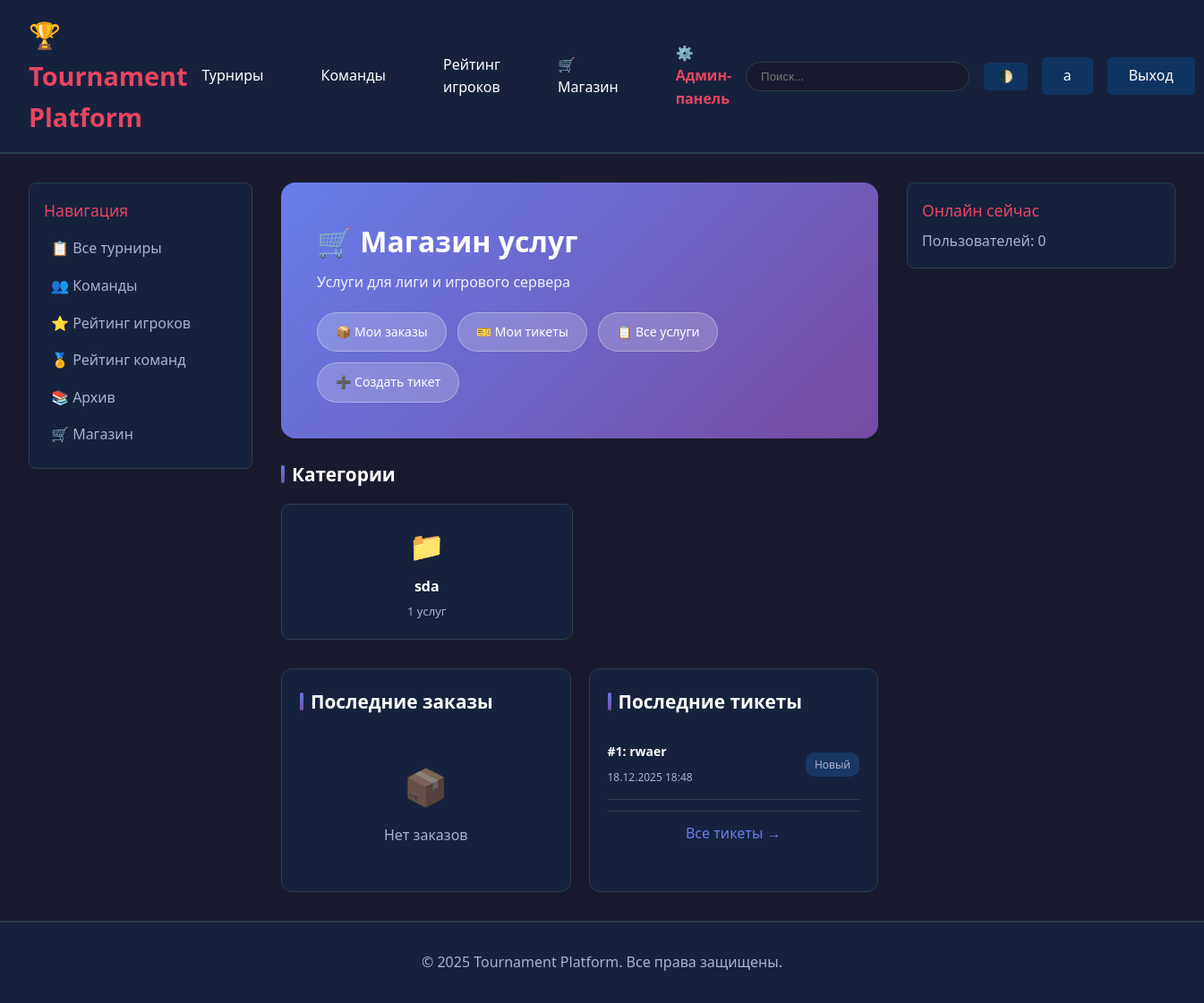
The page /shop/ (signed in) on the database its author committed.
### accounts/models.py (models this page shows, shortened)
class User(AbstractUser):
    ROLE_CHOICES = [
        ('player', 'Игрок'),
        ('captain', 'Капитан'),
        ('moderator', 'Модератор'),
        ('admin', 'Администратор'),
    ]
    role = models.CharField(max_length=20, choices=ROLE_CHOICES, default='player')
    discord_id = models.CharField(max_length=100, blank=True, null=True, unique=True)
    discord_username = models.CharField(max_length=100, blank=True, null=True)
    avatar = models.ImageField(upload_to='avatars/', blank=True, null=True)
    bio = models.TextField(blank=True)
    objects = CustomUserManager()
    class Meta:
        verbose_name = 'Пользователь'
        verbose_name_plural = 'Пользователи'

### shop/models.py (models this page shows, shortened)
class ServiceCategory(models.Model):
    CATEGORY_TYPES = [
        ('league', 'Лига'),
        ('server', 'Игровой сервер'),
        ('other', 'Другое'),
    ]
    name = models.CharField('Название', max_length=100)
    slug = models.SlugField('Slug', unique=True)
    category_type = models.CharField('Тип категории', max_length=20, choices=CATEGORY_TYPES, default='other')
    description = models.TextField('Описание', blank=True)
    icon = models.CharField('Иконка (CSS класс)', max_length=50, blank=True)
    order = models.IntegerField('Порядок сортировки', default=0)
    is_active = models.BooleanField('Активна', default=True)
    class Meta:
        verbose_name = 'Категория услуг'
        verbose_name_plural = 'Категории услуг'
        ordering = ['order', 'name']

class Ticket(models.Model):
    CATEGORY_CHOICES = [
        ('request', 'Запрос'),
        ('complaint', 'Жалоба'),
        ('purchase', 'Покупка'),
    ]
    STATUS_CHOICES = [
        ('new', 'Новый'),
        ('in_progress', 'В работе'),
        ('resolved', 'Решён'),
        ('rejected', 'Отклонён'),
    ]
    PRIORITY_CHOICES = [
        ('low', 'Низкий'),
        ('medium', 'Средний'),
        ('high', 'Высокий'),
    ]
    user = models.ForeignKey(settings.AUTH_USER_MODEL, on_delete=models.CASCADE,
                             related_name='tickets', verbose_name='Пользователь')
    category = models.CharField('Категория', max_length=20, choices=CATEGORY_CHOICES)
    title = models.CharField('Заголовок', max_length=200)
    description = models.TextField('Описание')
    status = models.CharField('Статус', max_length=20, choices=STATUS_CHOICES, default='new')
    priority = models.CharField('Приоритет', max_length=20, choices=PRIORITY_CHOICES, default='medium')
    order = models.OneToOneField(ServiceOrder, on_delete=models.SET_NULL, null=True, blank=True,
                                 related_name='ticket', verbose_name='Связанный заказ')
    assigned_to = models.ForeignKey(settings.AUTH_USER_MODEL, on_delete=models.SET_NULL,
                                    null=True, blank=True, related_name='assigned_tickets',
                                    verbose_name='Назначен')
    is_deleted = models.BooleanField('Удалён', default=False)
    deleted_at = models.DateTimeField('Дата удаления', null=True, blank=True)
    deleted_by = models.ForeignKey(settings.AUTH_USER_MODEL, on_delete=models.SET_NULL,
                                   null=True, blank=True, related_name='deleted_tickets',
                                   verbose_name='Удалил')
    created_at = models.DateTimeField('Создан', auto_now_add=True)
    updated_at = models.DateTimeField('Обновлён', auto_now=True)
    resolved_at = models.DateTimeField('Решён', null=True, blank=True)
    objects = TicketManager()
    all_objects = models.Manager()
    class Meta:
        verbose_name = 'Тикет'
        verbose_name_plural = 'Тикеты'
        ordering = ['-created_at']
        indexes = [
            models.Index(fields=['status', 'category', 'created_at']),
            models.Index(fields=['user', 'status']),
            models.Index(fields=['assigned_to', 'status']),
            models.Index(fields=['is_deleted', 'status']),
            models.Index(fields=['priority', 'status']),
        ]

### shop/views.py (the view)
# urls.py: path('', views.shop_index, name='index'),
@login_required
def shop_index(request):
    categories = ServiceCategory.objects.filter(is_active=True).prefetch_related(
        'services'
    ).annotate(
        active_services_count=Count('services', filter=Q(services__is_active=True))
    )
    featured_services = Service.objects.filter(
        is_active=True, is_featured=True
    ).select_related('category')[:6]
    user_orders = ServiceOrder.objects.filter(
        user=request.user
    ).select_related('service')[:5]
    user_tickets = Ticket.objects.filter(
        user=request.user
    ).select_related('assigned_to')[:5]
    context = {
        'categories': categories,
        'featured_services': featured_services,
        'user_orders': user_orders,
        'user_tickets': user_tickets,
    }
    return render(request, 'shop/index.html', context)

### shop/models.py (called while the page is built)
    def get_queryset(self):
        return super().get_queryset().filter(is_deleted=False)

### templates/shop/index.html (shortened to what this page needs)
{% extends 'base.html' %}
{% block content %}
<div class="shop-header">
    <h1>🛒 Магазин услуг</h1>
    <p>Услуги для лиги и игрового сервера</p>
    <div class="quick-actions">
        <a href="{% url 'shop:my_orders' %}" class="quick-btn">📦 Мои заказы</a>
        <a href="{% url 'shop:my_tickets' %}" class="quick-btn">🎫 Мои тикеты</a>
        <a href="{% url 'shop:service_list' %}" class="quick-btn">📋 Все услуги</a>
        <a href="{% url 'shop:ticket_create' %}" class="quick-btn">➕ Создать тикет</a>
    </div>
</div>
<section>
    <h2 class="section-title">Категории</h2>
    <div class="grid-3">
        {% for category in categories %}
        <a href="{% url 'shop:service_list' %}?category={{ category.slug }}" class="category-card">
            <div class="icon">
                {% if category.category_type == 'league' %}🏆{% elif category.category_type == 'server' %}🖥️{% else %}📁{% endif %}
            </div>
            <div class="name">{{ category.name }}</div>
            <div class="count">{{ category.active_services_count }} услуг</div>
        </a>
        {% empty %}
        <div class="empty-state">
            <div class="icon">📂</div>
            <p>Категории не созданы</p>
        </div>
        {% endfor %}
    </div>
</section>
<div class="grid-2">
    <div class="recent-card">
        <h3 class="section-title">Последние заказы</h3>
        {% for order in user_orders %}
        <div class="recent-item">
            <div>
                <h4>{{ order.service.name }}</h4>
                <span>{{ order.created_at|date:"d.m.Y H:i" }}</span>
            </div>
            <span class="status status-{{ order.status }}">{{ order.get_status_display }}</span>
        </div>
        {% empty %}
        <div class="empty-state">
            <div class="icon">📦</div>
            <p>Нет заказов</p>
        </div>
        {% endfor %}
    </div>
    <div class="recent-card">
        <h3 class="section-title">Последние тикеты</h3>
        {% for ticket in user_tickets %}
        <div class="recent-item">
            <div>
                <h4>#{{ ticket.id }}: {{ ticket.title|truncatewords:4 }}</h4>
                <span>{{ ticket.created_at|date:"d.m.Y H:i" }}</span>
            </div>
            <span class="status status-{{ ticket.status }}">{{ ticket.get_status_display }}</span>
        </div>
        {% empty %}
        <div class="empty-state">
            <div class="icon">🎫</div>
            <p>Нет тикетов</p>
        </div>
        {% endfor %}
        {% if user_tickets %}<a href="{% url 'shop:my_tickets' %}" class="view-all">Все тикеты →</a>{% endif %}
    </div>
</div>
{% endblock %}

### templates/base.html (shortened to what this page needs)
<!DOCTYPE html>
<html lang="ru">
<head>
</head>
<body>
    <header>
        <div class="header-container">
            <a href="{% url 'tournaments:index' %}" class="logo">🏆 Tournament Platform</a>
<nav>
    <a href="{% url 'tournaments:tournament_list' %}">Турниры</a>
    {% if user.is_authenticated %}
        {% if user.role in 'player,captain' %}
            <a href="{% url 'teams:team_list' %}">Команды</a>
        {% else %}
            <a href="{% url 'teams:team_list' %}">Команды</a>
        {% endif %}
    {% else %}
        <a href="{% url 'teams:team_list' %}">Команды</a>
    {% endif %}
    <a href="{% url 'ratings:player_ratings' %}">Рейтинг игроков</a>
    <a href="{% url 'shop:index' %}">🛒 Магазин</a>
    {% if user.is_authenticated %}
        {% if user.is_staff or user.is_superuser %}
            <a href="{% url 'admin_panel:dashboard' %}" style="color: var(--accent); font-weight: bold;">
                ⚙️ Админ-панель
            </a>
        {% endif %}
    {% endif %}
</nav>
            <div class="user-menu">
                <div class="search-box">
                    <form action="{% url 'tournaments:search' %}" method="get">
                        <input type="text" name="q" placeholder="Поиск..." />
                    </form>
                </div>
                <button class="theme-toggle" onclick="toggleTheme()">🌓</button>
                {% if user.is_authenticated %}
                    <a href="{% url 'accounts:profile' user.username %}" class="btn btn-secondary">
                        {{ user.username }}
                    </a>
                    <a href="{% url 'accounts:logout' %}" class="btn btn-secondary">Выход</a>
                {% else %}
                    <a href="{% url 'accounts:login' %}" class="btn btn-primary">Вход</a>
                {% endif %}
            </div>
        </div>
    </header>
    <div class="container">
        <aside class="sidebar">
            <div class="sidebar-item">
                <div class="sidebar-title">Навигация</div>
                <a href="{% url 'tournaments:tournament_list' %}" class="sidebar-link">📋 Все турниры</a>
                <a href="{% url 'teams:team_list' %}" class="sidebar-link">👥 Команды</a>
                <a href="{% url 'ratings:player_ratings' %}" class="sidebar-link">⭐ Рейтинг игроков</a>
                <a href="{% url 'ratings:team_ratings' %}" class="sidebar-link">🏅 Рейтинг команд</a>
                <a href="{% url 'tournaments:archive' %}" class="sidebar-link">📚 Архив</a>
                <a href="{% url 'shop:index' %}" class="sidebar-link">🛒 Магазин</a>
            </div>
        </aside>
        <main>
            {% block content %}{% endblock %}
        </main>
        <aside class="sidebar">
            {% block right_sidebar %}
            <div class="sidebar-item">
                <div class="sidebar-title">Онлайн сейчас</div>
                <p style="color: var(--text-secondary);">Пользователей: {{ online_count|default:0 }}</p>
            </div>
            {% endblock %}
        </aside>
    </div>
    <footer>
        <p>&copy; 2025 Tournament Platform. Все права защищены.</p>
    </footer>
</body>
</html>

### templates/base.html (style rules this page uses)
* { margin: 0; padding: 0; box-sizing: border-box; }
:root { --primary-bg: #1a1a2e; --secondary-bg: #16213e; --card-bg: #0f3460; --accent: #e94560; --text-primary: #ffffff; --text-secondary: #a8b2d1; --border: #2c3e50; }
html { height: 100%; }
body { font-family: 'Segoe UI', Tahoma, Geneva, Verdana, sans-serif; background: var(--primary-bg); color: var(--text-primary); line-height: 1.6; display: flex; flex-direction: column; min-height: 100vh; }
header { background: var(--secondary-bg); padding: 1rem 0; border-bottom: 2px solid var(--border); position: sticky; top: 0; z-index: 1000; flex-shrink: 0; }
.header-container { max-width: 1600px; margin: 0 auto; padding: 0 2rem; display: flex; justify-content: space-between; align-items: center; }
.logo { font-size: 1.8rem; font-weight: bold; color: var(--accent); text-decoration: none; }
nav { display: flex; gap: 2rem; align-items: center; }
nav a { color: var(--text-primary); text-decoration: none; padding: 0.5rem 1rem; border-radius: 5px; transition: all 0.3s; }
.search-box { position: relative; }
.search-box input { padding: 0.5rem 1rem; border: 1px solid var(--border); border-radius: 20px; background: var(--primary-bg); color: var(--text-primary); width: 250px; }
.user-menu { display: flex; gap: 1rem; align-items: center; }
.btn { padding: 0.5rem 1.5rem; border: none; border-radius: 5px; cursor: pointer; text-decoration: none; display: inline-block; transition: all 0.3s; font-size: 1rem; }
.btn-secondary { background: var(--card-bg); color: var(--text-primary); }
.container { max-width: 1600px; margin: 0 auto; padding: 2rem; display: grid; grid-template-columns: 250px 1fr 300px; gap: 2rem; flex: 1 0 auto; }
.sidebar { position: sticky; top: 80px; height: fit-content; }
.sidebar-item { background: var(--secondary-bg); padding: 1rem; border-radius: 8px; margin-bottom: 1rem; border: 1px solid var(--border); }
.sidebar-title { font-size: 1.1rem; margin-bottom: 0.5rem; color: var(--accent); }
.sidebar-link { display: block; color: var(--text-secondary); text-decoration: none; padding: 0.5rem; border-radius: 5px; transition: all 0.3s; }
footer { background: var(--secondary-bg); padding: 2rem 0; margin-top: auto; border-top: 2px solid var(--border); text-align: center; color: var(--text-secondary); flex-shrink: 0; }
.theme-toggle { background: var(--card-bg); border: none; color: var(--text-primary); padding: 0.5rem 1rem; border-radius: 5px; cursor: pointer; }

### rows shown on the page
User: username "a"
ServiceCategory: name "sda", active_services_count "1"
Ticket: id "1", title "rwaer", created_at "18.12.2025 18:48", status "Новый"

### other values the page prints
{{ online_count|default:0 }} "0"
